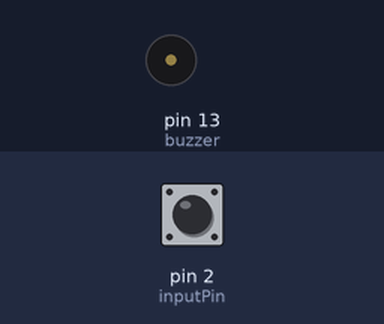
The sketch below on a simulated Arduino Uno, built with avr-gcc and run on an emulated ATmega328P. Shown: buzzer (waves = sounding, pin HIGH). The inputs (shaded band) are chosen by the test bench; at power-on: pin 2 (inputPin) LOW. What the sketch prints to the serial monitor is not drawn.

Above: at 1.2 s.
1.3 s: pin 2 (inputPin) driven HIGH
At 2.3 s:
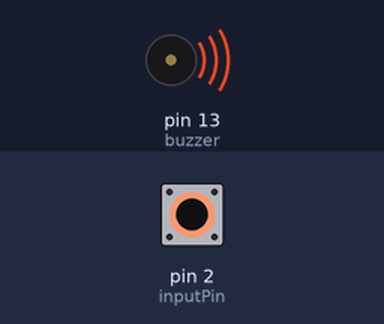
2.8 s: pin 2 (inputPin) driven LOW
At 3.4 s:
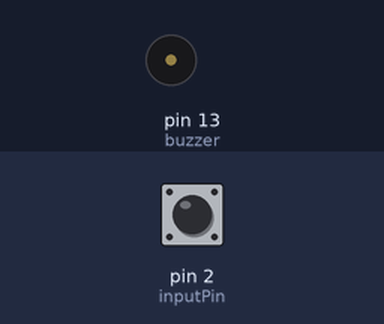
4.3 s: pin 2 (inputPin) pulsed HIGH 2 times (0.12 s each, 0.3 s apart)
At 4.36 s:
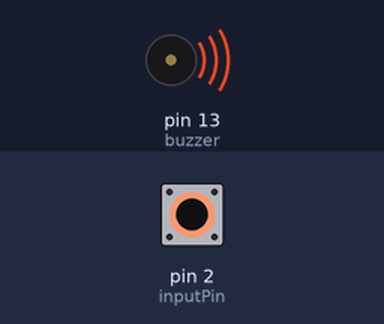
6.4 s: pin 2 (inputPin) pulsed HIGH 5 times (0.12 s each, 0.3 s apart)
At 9.1 s:
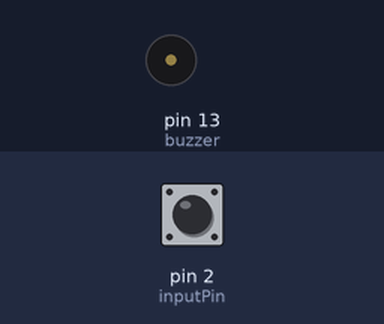
Timing chart, 0 to 10.4 s (numbered marks = the images above; inputs shaded):
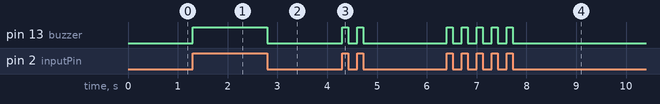

Measured:
- after the input at 1.3 s, pin 13 (buzzer): LOW → HIGH at once
- after the input at 2.8 s, pin 13 (buzzer): HIGH → LOW at once
- after the input at 4.3 s, pin 13 (buzzer): alternates HIGH for 0.12 s and LOW for 0.18 s, 4 changes in all, then stays LOW, starting at once
- after the input at 6.4 s, pin 13 (buzzer): alternates HIGH for 0.12 s and LOW for 0.18 s, 10 changes in all, then stays LOW, starting at once

The sketch:

Code.ino
```cpp
int buzzer = 13;
int inputPin = 2;
int pirState = LOW;
int val = 0;

void setup() {
  pinMode(buzzer, OUTPUT);
  pinMode(inputPin, INPUT);

  Serial.begin(9600);
}

void loop(){
  val = digitalRead(inputPin);
  if (val == HIGH) {
    digitalWrite(buzzer, HIGH);//Sets the Buzzer HIGH when motion is detected
    if (pirState == LOW) {
    Serial.print("d");
    pirState = HIGH;
    }
  }
  else {
    digitalWrite(buzzer, LOW);
    if (pirState == HIGH){
    Serial.print("n");
    pirState = LOW;
    }
  }
}
```
